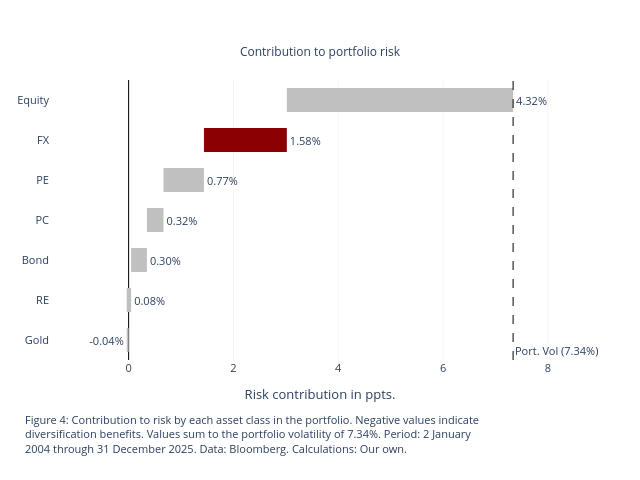

Here is the notebook cell this chart was saved with:
### Markdown cell above
### The results
Our model portfolio exhibits a total volatility of 7.34% per annum. This figure is plausible and remains consistent with various balanced portfolios encountered in our daily professional practice. The risk profile appears deliberately moderate. The inclusion of gold tends to have a variance-reducing effect. However, it should be assumed that the volatility may be somewhat underestimated from a purely mathematical standpoint in the real estate segment of the portfolio, and overestimated for the private market exposures, in particular private credit, where we utilised a listed private credit company index as a proxy. This implies that the private market investments, overall, display a slightly more equity-like risk profile. In practice, they would be valued less frequently and may therefore exhibit smoothed valuation trends.

The findings from our volatility measurement and the subsequent calculation of volatility contributions from the individual asset classes are unequivocal. Although the currency basket, when viewed in isolation, exhibits an annualised volatility of 5.07% (Figure 3), **the risk contribution of foreign currencies within the portfolio ranks second** — surpassed only by equities (Figure 4). Exchange rate fluctuations have contributed nearly 1.6 percentage points to the total portfolio volatility or, to put it another way, *close to one-fifth of the total risk*.

### Code cell
# Load portfolio weights by asset class
w_port = data["portfolio_weights"].squeeze()

# Covariance matrix 
cov = asset_returns.cov() * 12

# Portfolio returns
portfolio_returns = asset_returns.dot(w_port)

# Portfolio volatility
port_vol = np.sqrt(float(w_port.T @ cov @ w_port))  # Equation (1)

# Calculate risk contribution; derived in Eqs. (1)-(4)
mrc = cov @ w_port / port_vol  # Marginal risk contribution: Eq. (2)
rc = w_port * mrc  # Risk contribution: Eq. (4)
rc_pct = rc / port_vol  # Risk contribution relative to total volatility

df = pd.DataFrame({
    "Weight": w_port,
    "MRC": mrc,
    "RC": rc,
    "RC_pct": rc_pct
}).sort_values("RC", ascending=True)

df["start"] = 100 * (df["RC"].cumsum() - df["RC"])

colors = ['darkred' if idx == 'FX' else 'silver' for idx in df.index]

# Create the plot
fig = go.Figure()

fig.add_trace(
    go.Bar(
        y=df.index,
        x=100*df["RC"],
        base=df["start"],
        orientation='h',
        marker=dict(
            color=colors,
            line=dict(color='black', width=0)
        ),
        text=100*df["RC"],
        texttemplate='%{x:.2f}%',
        textposition='outside',
        textfont_size=11,
        width=0.6
    )
)

port_vol_ppt = port_vol * 100
fig.add_vline(
    x=port_vol_ppt,
    line_dash="dash",
    line_color="black",
    line_width=1.0,
    annotation_text=f"Port. Vol ({port_vol:.2%})",
    annotation_position="bottom right"
)

fig.update_layout(
    title={
        'text': "Contribution to portfolio risk",
        'x': 0.5,
        'y': 0.9,
        'xanchor': 'center',
        'font': dict(size=12)
    },
    xaxis_title='Risk contribution in ppts.',
    xaxis=dict(
        range=[-1.5, (df["RC"].sum()) * 120],
        zeroline=True,
        zerolinecolor='black',
        zerolinewidth=1,
        gridcolor='whitesmoke'
    ),
    template="plotly_white",
    width=640,
    height=480,
    font=dict(size=11),
    margin=dict(l=50, r=50, t=80, b=120)
)

# Add annotation note
annotation_text = (
    'Figure 4: Contribution to risk by each asset class in the portfolio. '
    'Negative values indicate<br>diversification benefits. Values sum to '
    'the portfolio volatility of 7.34%. Period: 2 January<br>2004 through '
    '31 December 2025. Data: Bloomberg. Calculations: Our own.'
)

fig.add_annotation(
    text=annotation_text,
    xref="paper", yref="paper",
    x=-0.05,
    y=-0.35,
    showarrow=False,
    align="left",
    font=dict(size=11)
)

fig.show()

### Figure 1 — Plotly figure (JSON) as saved in the notebook; plotly's stock layout.template omitted (floating-point values rounded to 4 significant figures)
{"data": [{"base": [0, -0.03609, 0.04781, 0.349, 0.6655, 1.437, 3.019], "marker": {"color": ["silver", "silver", "silver", "silver", "silver", "darkred", "silver"], "line": {"color": "black", "width": 0}}, "orientation": "h", "text": [-0.03609, 0.08391, 0.3012, 0.3164, 0.7719, 1.582, 4.317], "textfont": {"size": 11}, "textposition": "outside", "texttemplate": "%{x:.2f}%", "type": "bar", "width": 0.6, "x": [-0.03609, 0.08391, 0.3012, 0.3164, 0.7719, 1.582, 4.317], "y": ["Gold", "RE", "Bond", "PC", "PE", "FX", "Equity"]}], "layout": {"annotations": [{"showarrow": false, "text": "Port. Vol (7.34%)", "x": 7.337, "xanchor": "left", "xref": "x", "y": 0, "yanchor": "bottom", "yref": "y domain"}, {"align": "left", "font": {"size": 11}, "showarrow": false, "text": "Figure 4: Contribution to risk by each asset class in the portfolio. Negative values indicate<br>diversification benefits. Values sum to the portfolio volatility of 7.34%. Period: 2 January<br>2004 through 31 December 2025. Data: Bloomberg. Calculations: Our own.", "x": -0.05, "xref": "paper", "y": -0.35, "yref": "paper"}], "font": {"size": 11}, "height": 480, "margin": {"b": 120, "l": 50, "r": 50, "t": 80}, "shapes": [{"line": {"color": "black", "dash": "dash", "width": 1}, "type": "line", "x0": 7.337, "x1": 7.337, "xref": "x", "y0": 0, "y1": 1, "yref": "y domain"}], "title": {"font": {"size": 12}, "text": "Contribution to portfolio risk", "x": 0.5, "xanchor": "center", "y": 0.9}, "width": 640, "xaxis": {"gridcolor": "whitesmoke", "range": [-1.5, 8.804], "title": {"text": "Risk contribution in ppts."}, "zeroline": true, "zerolinecolor": "black", "zerolinewidth": 1}}}
